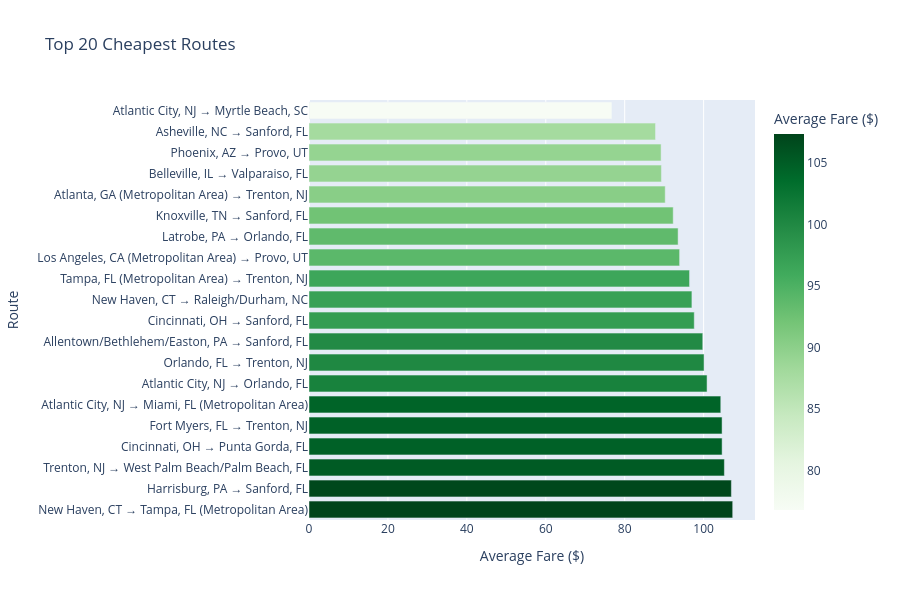

Here is the notebook cell this chart was saved with:
### Markdown cell above
## 2. Cheapest Routes (Top 20)

Budget-friendly flight options:

### Code cell
# Get top 20 cheapest routes
top_cheap = route_fares.nsmallest(20, 'fare')

fig = px.bar(top_cheap, 
             x='fare', 
             y='route',
             orientation='h',
             title='Top 20 Cheapest Routes',
             labels={'fare': 'Average Fare ($)', 'route': 'Route'},
             color='fare',
             color_continuous_scale='Greens',
             hover_data={'passengers': ':,', 'nsmiles': ':.0f'})

fig.update_layout(height=600, yaxis={'categoryorder':'total descending'})
fig.show()

### Figure 1 — Plotly figure (JSON) as saved in the notebook; plotly's stock layout.template omitted (floating-point values rounded to 4 significant figures)
{"data": [{"customdata": [[256.0, 466.0], [1020.0, 465.0], [4687.0, 477.0], [694.0, 587.0], [446.0, 701.0], [2963.0, 511.0], [1299.0, 823.0], [4677.0, 568.1], [1239.0, 955.0], [490.0, 490.0], [1230.0, 735.0], [5993.0, 882.0], [5602.0, 896.0], [6702.0, 852.0], [4012.0, 998.0], [206.0, 1028.0], [1193.0, 850.0], [686.0, 985.0], [643.0, 827.0], [2356.0, 1067.0]], "hovertemplate": "Average Fare ($)=%{marker.color}<br>Route=%{y}<br>passengers=%{customdata[0]:,}<br>nsmiles=%{customdata[1]:.0f}<extra></extra>", "legendgroup": "", "marker": {"color": [76.77, 87.81, 89.23, 89.3, 90.28, 92.3, 93.54, 93.92, 96.44, 97.03, 97.63, 99.79, 100.1, 100.9, 104.3, 104.7, 104.7, 105.3, 107.0, 107.4], "coloraxis": "coloraxis", "pattern": {"shape": ""}}, "name": "", "orientation": "h", "showlegend": false, "textposition": "auto", "type": "bar", "x": [76.77, 87.81, 89.23, 89.3, 90.28, 92.3, 93.54, 93.92, 96.44, 97.03, 97.63, 99.79, 100.1, 100.9, 104.3, 104.7, 104.7, 105.3, 107.0, 107.4], "xaxis": "x", "y": ["Atlantic City, NJ → Myrtle Beach, SC", "Asheville, NC → Sanford, FL", "Phoenix, AZ → Provo, UT", "Belleville, IL → Valparaiso, FL", "Atlanta, GA (Metropolitan Area) → Trenton, NJ", "Knoxville, TN → Sanford, FL", "Latrobe, PA → Orlando, FL", "Los Angeles, CA (Metropolitan Area) → Provo, UT", "Tampa, FL (Metropolitan Area) → Trenton, NJ", "New Haven, CT → Raleigh/Durham, NC", "Cincinnati, OH → Sanford, FL", "Allentown/Bethlehem/Easton, PA → Sanford, FL", "Orlando, FL → Trenton, NJ", "Atlantic City, NJ → Orlando, FL", "Atlantic City, NJ → Miami, FL (Metropolitan Area)", "Fort Myers, FL → Trenton, NJ", "Cincinnati, OH → Punta Gorda, FL", "Trenton, NJ → West Palm Beach/Palm Beach, FL", "Harrisburg, PA → Sanford, FL", "New Haven, CT → Tampa, FL (Metropolitan Area)"], "yaxis": "y"}], "layout": {"barmode": "relative", "coloraxis": {"colorbar": {"title": {"text": "Average Fare ($)"}}, "colorscale": [[0, "rgb(247,252,245)"], [0.125, "rgb(229,245,224)"], [0.25, "rgb(199,233,192)"], [0.375, "rgb(161,217,155)"], [0.5, "rgb(116,196,118)"], [0.625, "rgb(65,171,93)"], [0.75, "rgb(35,139,69)"], [0.875, "rgb(0,109,44)"], [1, "rgb(0,68,27)"]]}, "height": 600, "legend": {"tracegroupgap": 0}, "title": {"text": "Top 20 Cheapest Routes"}, "xaxis": {"anchor": "y", "domain": [0, 1], "title": {"text": "Average Fare ($)"}}, "yaxis": {"anchor": "x", "categoryorder": "total descending", "domain": [0, 1], "title": {"text": "Route"}}}}
